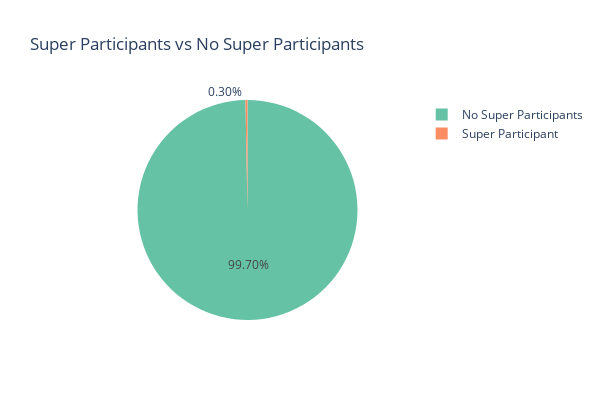

The notebook cell saved with this chart:
### Code cell
# grafico quesito con % de supers
non_super_count = total_muestra - len(super_participant)

data_pie = {'Participant': ['Super Participant', 'No Super Participants'],'Count': [len(super_participant), non_super_count]}

fig = px.pie(data_pie, names='Participant', values='Count', title='Super Participants vs No Super Participants', color_discrete_sequence=px.colors.qualitative.Set2)

fig.update_layout(width=600, height=400)

fig.update_traces(textinfo='percent', hovertemplate='%{percent:.2%}', texttemplate='<br>%{percent:.2%}')

fig.show()

### Figure 1 — Plotly figure (JSON) as saved in the notebook; plotly's stock layout.template omitted (floating-point values rounded to 4 significant figures)
{"data": [{"domain": {"x": [0, 1], "y": [0, 1]}, "hovertemplate": "%{percent:.2%}", "labels": ["Super Participant", "No Super Participants"], "legendgroup": "", "name": "", "showlegend": true, "textinfo": "percent", "texttemplate": "<br>%{percent:.2%}", "type": "pie", "values": [15, 5063]}], "layout": {"height": 400, "legend": {"tracegroupgap": 0}, "piecolorway": ["rgb(102,194,165)", "rgb(252,141,98)", "rgb(141,160,203)", "rgb(231,138,195)", "rgb(166,216,84)", "rgb(255,217,47)", "rgb(229,196,148)", "rgb(179,179,179)"], "title": {"text": "Super Participants vs No Super Participants"}, "width": 600}}
